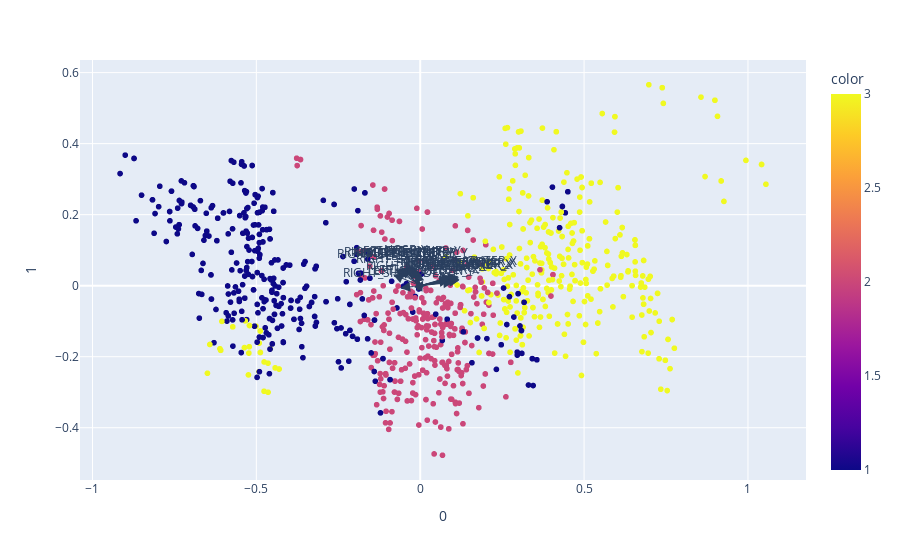

This figure's notebook cell:
### Code cell
visualize_pca(df_speed_normalize_filter, 2, "vitesse", *X_speed.columns)

### Figure 1 — Plotly figure (JSON) as saved in the notebook; plotly's stock layout.template omitted (floating-point values rounded to 4 significant figures; data arrays with more than 128 entries replaced by an {"elided": "..."} marker saying what was removed)
{"data": [{"hovertemplate": "0=%{x}<br>1=%{y}<br>color=%{marker.color}<extra></extra>", "legendgroup": "", "marker": {"color": {"elided": "1152 float values"}, "coloraxis": "coloraxis", "symbol": "circle"}, "mode": "markers", "name": "", "showlegend": false, "x": {"elided": "1152 float values"}, "xaxis": "x", "y": {"elided": "1152 float values"}, "yaxis": "y", "type": "scattergl"}], "layout": {"xaxis": {"anchor": "y", "domain": [0.0, 1.0], "title": {"text": "0"}}, "yaxis": {"anchor": "x", "domain": [0.0, 1.0], "title": {"text": "1"}}, "coloraxis": {"colorbar": {"title": {"text": "color"}}, "colorscale": [[0.0, "#0d0887"], [0.1111, "#46039f"], [0.2222, "#7201a8"], [0.3333, "#9c179e"], [0.4444, "#bd3786"], [0.5556, "#d8576b"], [0.6667, "#ed7953"], [0.7778, "#fb9f3a"], [0.8889, "#fdca26"], [1.0, "#f0f921"]]}, "legend": {"tracegroupgap": 0}, "margin": {"t": 60}, "annotations": [{"arrowhead": 2, "arrowsize": 2, "ax": 0, "axref": "x", "ay": 0, "ayref": "y", "showarrow": true, "x": 0.1097, "xanchor": "right", "y": 0.02283, "yanchor": "top"}, {"ax": 0, "ay": 0, "text": "NOSE_X", "x": 0.1097, "xanchor": "center", "y": 0.02283, "yanchor": "bottom", "yshift": 5}, {"arrowhead": 2, "arrowsize": 2, "ax": 0, "axref": "x", "ay": 0, "ayref": "y", "showarrow": true, "x": -0.04443, "xanchor": "right", "y": 0.05825, "yanchor": "top"}, {"ax": 0, "ay": 0, "text": "NOSE_Y", "x": -0.04443, "xanchor": "center", "y": 0.05825, "yanchor": "bottom", "yshift": 5}, {"arrowhead": 2, "arrowsize": 2, "ax": 0, "axref": "x", "ay": 0, "ayref": "y", "showarrow": true, "x": 0.12, "xanchor": "right", "y": 0.01757, "yanchor": "top"}, {"ax": 0, "ay": 0, "text": "LEFT_EYE_INNER_X", "x": 0.12, "xanchor": "center", "y": 0.01757, "yanchor": "bottom", "yshift": 5}, {"arrowhead": 2, "arrowsize": 2, "ax": 0, "axref": "x", "ay": 0, "ayref": "y", "showarrow": true, "x": -0.03507, "xanchor": "right", "y": 0.05667, "yanchor": "top"}, {"ax": 0, "ay": 0, "text": "LEFT_EYE_INNER_Y", "x": -0.03507, "xanchor": "center", "y": 0.05667, "yanchor": "bottom", "yshift": 5}, {"arrowhead": 2, "arrowsize": 2, "ax": 0, "axref": "x", "ay": 0, "ayref": "y", "showarrow": true, "x": 0.1192, "xanchor": "right", "y": 0.01614, "yanchor": "top"}, {"ax": 0, "ay": 0, "text": "LEFT_EYE_X", "x": 0.1192, "xanchor": "center", "y": 0.01614, "yanchor": "bottom", "yshift": 5}, {"arrowhead": 2, "arrowsize": 2, "ax": 0, "axref": "x", "ay": 0, "ayref": "y", "showarrow": true, "x": -0.02715, "xanchor": "right", "y": 0.05417, "yanchor": "top"}, {"ax": 0, "ay": 0, "text": "LEFT_EYE_Y", "x": -0.02715, "xanchor": "center", "y": 0.05417, "yanchor": "bottom", "yshift": 5}, {"arrowhead": 2, "arrowsize": 2, "ax": 0, "axref": "x", "ay": 0, "ayref": "y", "showarrow": true, "x": 0.1182, "xanchor": "right", "y": 0.01494, "yanchor": "top"}, {"ax": 0, "ay": 0, "text": "LEFT_EYE_OUTER_X", "x": 0.1182, "xanchor": "center", "y": 0.01494, "yanchor": "bottom", "yshift": 5}, {"arrowhead": 2, "arrowsize": 2, "ax": 0, "axref": "x", "ay": 0, "ayref": "y", "showarrow": true, "x": -0.01954, "xanchor": "right", "y": 0.05074, "yanchor": "top"}, {"ax": 0, "ay": 0, "text": "LEFT_EYE_OUTER_Y", "x": -0.01954, "xanchor": "center", "y": 0.05074, "yanchor": "bottom", "yshift": 5}, {"arrowhead": 2, "arrowsize": 2, "ax": 0, "axref": "x", "ay": 0, "ayref": "y", "showarrow": true, "x": 0.1187, "xanchor": "right", "y": 0.0223, "yanchor": "top"}, {"ax": 0, "ay": 0, "text": "RIGHT_EYE_INNER_X", "x": 0.1187, "xanchor": "center", "y": 0.0223, "yanchor": "bottom", "yshift": 5}, {"arrowhead": 2, "arrowsize": 2, "ax": 0, "axref": "x", "ay": 0, "ayref": "y", "showarrow": true, "x": -0.0592, "xanchor": "right", "y": 0.05334, "yanchor": "top"}, {"ax": 0, "ay": 0, "text": "RIGHT_EYE_INNER_Y", "x": -0.0592, "xanchor": "center", "y": 0.05334, "yanchor": "bottom", "yshift": 5}, {"arrowhead": 2, "arrowsize": 2, "ax": 0, "axref": "x", "ay": 0, "ayref": "y", "showarrow": true, "x": 0.1172, "xanchor": "right", "y": 0.02508, "yanchor": "top"}, {"ax": 0, "ay": 0, "text": "RIGHT_EYE_X", "x": 0.1172, "xanchor": "center", "y": 0.02508, "yanchor": "bottom", "yshift": 5}, {"arrowhead": 2, "arrowsize": 2, "ax": 0, "axref": "x", "ay": 0, "ayref": "y", "showarrow": true, "x": -0.06827, "xanchor": "right", "y": 0.04884, "yanchor": "top"}, {"ax": 0, "ay": 0, "text": "RIGHT_EYE_Y", "x": -0.06827, "xanchor": "center", "y": 0.04884, "yanchor": "bottom", "yshift": 5}, {"arrowhead": 2, "arrowsize": 2, "ax": 0, "axref": "x", "ay": 0, "ayref": "y", "showarrow": true, "x": 0.1157, "xanchor": "right", "y": 0.02684, "yanchor": "top"}, {"ax": 0, "ay": 0, "text": "RIGHT_EYE_OUTER_X", "x": 0.1157, "xanchor": "center", "y": 0.02684, "yanchor": "bottom", "yshift": 5}, {"arrowhead": 2, "arrowsize": 2, "ax": 0, "axref": "x", "ay": 0, "ayref": "y", "showarrow": true, "x": -0.07675, "xanchor": "right", "y": 0.04722, "yanchor": "top"}, {"ax": 0, "ay": 0, "text": "RIGHT_EYE_OUTER_Y", "x": -0.07675, "xanchor": "center", "y": 0.04722, "yanchor": "bottom", "yshift": 5}, {"arrowhead": 2, "arrowsize": 2, "ax": 0, "axref": "x", "ay": 0, "ayref": "y", "showarrow": true, "x": 0.1008, "xanchor": "right", "y": 0.009896, "yanchor": "top"}, {"ax": 0, "ay": 0, "text": "LEFT_EAR_X", "x": 0.1008, "xanchor": "center", "y": 0.009896, "yanchor": "bottom", "yshift": 5}, {"arrowhead": 2, "arrowsize": 2, "ax": 0, "axref": "x", "ay": 0, "ayref": "y", "showarrow": true, "x": -0.009258, "xanchor": "right", "y": 0.03998, "yanchor": "top"}, {"ax": 0, "ay": 0, "text": "LEFT_EAR_Y", "x": -0.009258, "xanchor": "center", "y": 0.03998, "yanchor": "bottom", "yshift": 5}, {"arrowhead": 2, "arrowsize": 2, "ax": 0, "axref": "x", "ay": 0, "ayref": "y", "showarrow": true, "x": 0.09694, "xanchor": "right", "y": 0.02611, "yanchor": "top"}, {"ax": 0, "ay": 0, "text": "RIGHT_EAR_X", "x": 0.09694, "xanchor": "center", "y": 0.02611, "yanchor": "bottom", "yshift": 5}, {"arrowhead": 2, "arrowsize": 2, "ax": 0, "axref": "x", "ay": 0, "ayref": "y", "showarrow": true, "x": -0.08316, "xanchor": "right", "y": 0.03156, "yanchor": "top"}, {"ax": 0, "ay": 0, "text": "RIGHT_EAR_Y", "x": -0.08316, "xanchor": "center", "y": 0.03156, "yanchor": "bottom", "yshift": 5}, {"arrowhead": 2, "arrowsize": 2, "ax": 0, "axref": "x", "ay": 0, "ayref": "y", "showarrow": true, "x": 0.08858, "xanchor": "right", "y": 0.0158, "yanchor": "top"}, {"ax": 0, "ay": 0, "text": "MOUTH_LEFT_X", "x": 0.08858, "xanchor": "center", "y": 0.0158, "yanchor": "bottom", "yshift": 5}, {"arrowhead": 2, "arrowsize": 2, "ax": 0, "axref": "x", "ay": 0, "ayref": "y", "showarrow": true, "x": -0.03037, "xanchor": "right", "y": 0.04959, "yanchor": "top"}, {"ax": 0, "ay": 0, "text": "MOUTH_LEFT_Y", "x": -0.03037, "xanchor": "center", "y": 0.04959, "yanchor": "bottom", "yshift": 5}, {"arrowhead": 2, "arrowsize": 2, "ax": 0, "axref": "x", "ay": 0, "ayref": "y", "showarrow": true, "x": 0.09008, "xanchor": "right", "y": 0.02173, "yanchor": "top"}, {"ax": 0, "ay": 0, "text": "MOUTH_RIGHT_X", "x": 0.09008, "xanchor": "center", "y": 0.02173, "yanchor": "bottom", "yshift": 5}, {"arrowhead": 2, "arrowsize": 2, "ax": 0, "axref": "x", "ay": 0, "ayref": "y", "showarrow": true, "x": -0.05711, "xanchor": "right", "y": 0.04897, "yanchor": "top"}, {"ax": 0, "ay": 0, "text": "MOUTH_RIGHT_Y", "x": -0.05711, "xanchor": "center", "y": 0.04897, "yanchor": "bottom", "yshift": 5}, {"arrowhead": 2, "arrowsize": 2, "ax": 0, "axref": "x", "ay": 0, "ayref": "y", "showarrow": true, "x": 0.01875, "xanchor": "right", "y": 0.002075, "yanchor": "top"}, {"ax": 0, "ay": 0, "text": "LEFT_SHOULDER_X", "x": 0.01875, "xanchor": "center", "y": 0.002075, "yanchor": "bottom", "yshift": 5}, {"arrowhead": 2, "arrowsize": 2, "ax": 0, "axref": "x", "ay": 0, "ayref": "y", "showarrow": true, "x": 0.001913, "xanchor": "right", "y": 0.000196, "yanchor": "top"}, {"ax": 0, "ay": 0, "text": "LEFT_SHOULDER_Y", "x": 0.001913, "xanchor": "center", "y": 0.000196, "yanchor": "bottom", "yshift": 5}, {"arrowhead": 2, "arrowsize": 2, "ax": 0, "axref": "x", "ay": 0, "ayref": "y", "showarrow": true, "x": 0.008897, "xanchor": "right", "y": 0.01405, "yanchor": "top"}, {"ax": 0, "ay": 0, "text": "RIGHT_SHOULDER_X", "x": 0.008897, "xanchor": "center", "y": 0.01405, "yanchor": "bottom", "yshift": 5}, {"arrowhead": 2, "arrowsize": 2, "ax": 0, "axref": "x", "ay": 0, "ayref": "y", "showarrow": true, "x": -0.06114, "xanchor": "right", "y": -0.006641, "yanchor": "top"}, {"ax": 0, "ay": 0, "text": "RIGHT_SHOULDER_Y", "x": -0.06114, "xanchor": "center", "y": -0.006641, "yanchor": "bottom", "yshift": 5}]}}
